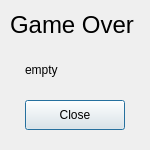
<?xml version="1.0" encoding="UTF-8"?>
<ui version="4.0">
 <class>GameOverDialog</class>
 <widget class="QDialog" name="GameOverDialog">
  <property name="geometry">
   <rect>
    <x>0</x>
    <y>0</y>
    <width>150</width>
    <height>150</height>
   </rect>
  </property>
  <property name="windowTitle">
   <string>Dialog</string>
  </property>
  <widget class="QLabel" name="gameOverLabel">
   <property name="geometry">
    <rect>
     <x>10</x>
     <y>10</y>
     <width>130</width>
     <height>30</height>
    </rect>
   </property>
   <property name="font">
    <font>
     <pointsize>18</pointsize>
    </font>
   </property>
   <property name="layoutDirection">
    <enum>Qt::RightToLeft</enum>
   </property>
   <property name="text">
    <string>Game Over</string>
   </property>
  </widget>
  <widget class="QPushButton" name="closeButton">
   <property name="geometry">
    <rect>
     <x>25</x>
     <y>100</y>
     <width>100</width>
     <height>30</height>
    </rect>
   </property>
   <property name="text">
    <string>Close</string>
   </property>
  </widget>
  <widget class="QLabel" name="winnerLabel">
   <property name="geometry">
    <rect>
     <x>25</x>
     <y>60</y>
     <width>100</width>
     <height>20</height>
    </rect>
   </property>
   <property name="text">
    <string>empty</string>
   </property>
  </widget>
 </widget>
 <resources/>
 <connections/>
</ui>
